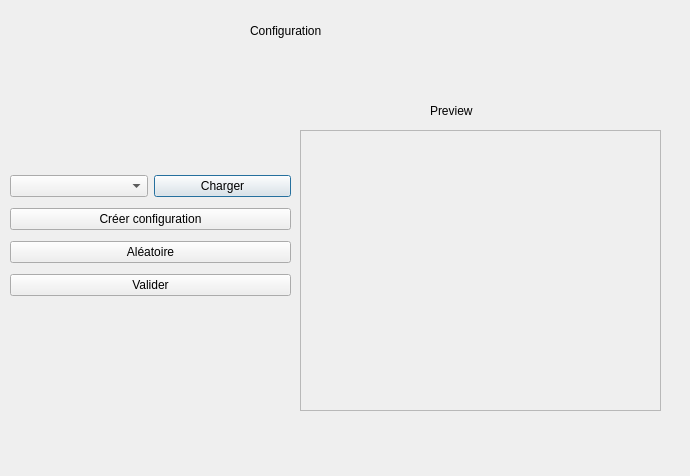
<?xml version="1.0" encoding="UTF-8"?>
<ui version="4.0">
 <class>FenetreConfiguration</class>
 <widget class="QDialog" name="FenetreConfiguration">
  <property name="geometry">
   <rect>
    <x>0</x>
    <y>0</y>
    <width>690</width>
    <height>476</height>
   </rect>
  </property>
  <property name="windowTitle">
   <string>Dialog</string>
  </property>
  <widget class="QWidget" name="verticalLayoutWidget">
   <property name="geometry">
    <rect>
     <x>10</x>
     <y>170</y>
     <width>281</width>
     <height>131</height>
    </rect>
   </property>
   <layout class="QVBoxLayout" name="verticalLayout">
    <item>
     <layout class="QHBoxLayout" name="horizontalLayout">
      <item>
       <widget class="QComboBox" name="comboBox"/>
      </item>
      <item>
       <widget class="QPushButton" name="btnCharger">
        <property name="text">
         <string>Charger</string>
        </property>
       </widget>
      </item>
     </layout>
    </item>
    <item>
     <widget class="QPushButton" name="btnCreer">
      <property name="text">
       <string>Créer configuration</string>
      </property>
     </widget>
    </item>
    <item>
     <widget class="QPushButton" name="btnAleatoire">
      <property name="text">
       <string>Aléatoire</string>
      </property>
     </widget>
    </item>
    <item>
     <widget class="QPushButton" name="btnValider">
      <property name="text">
       <string>Valider</string>
      </property>
     </widget>
    </item>
   </layout>
  </widget>
  <widget class="QFrame" name="frame">
   <property name="geometry">
    <rect>
     <x>300</x>
     <y>130</y>
     <width>361</width>
     <height>281</height>
    </rect>
   </property>
   <property name="frameShape">
    <enum>QFrame::StyledPanel</enum>
   </property>
   <property name="frameShadow">
    <enum>QFrame::Raised</enum>
   </property>
  </widget>
  <widget class="QLabel" name="label">
   <property name="geometry">
    <rect>
     <x>250</x>
     <y>-10</y>
     <width>181</width>
     <height>81</height>
    </rect>
   </property>
   <property name="styleSheet">
    <string notr="true">font: 18pt &quot;MS Shell Dlg 2&quot;;</string>
   </property>
   <property name="text">
    <string>Configuration</string>
   </property>
  </widget>
  <widget class="QLabel" name="label_2">
   <property name="geometry">
    <rect>
     <x>430</x>
     <y>70</y>
     <width>181</width>
     <height>81</height>
    </rect>
   </property>
   <property name="styleSheet">
    <string notr="true">font: 18pt &quot;MS Shell Dlg 2&quot;;</string>
   </property>
   <property name="text">
    <string>Preview</string>
   </property>
  </widget>
 </widget>
 <resources/>
 <connections/>
</ui>
